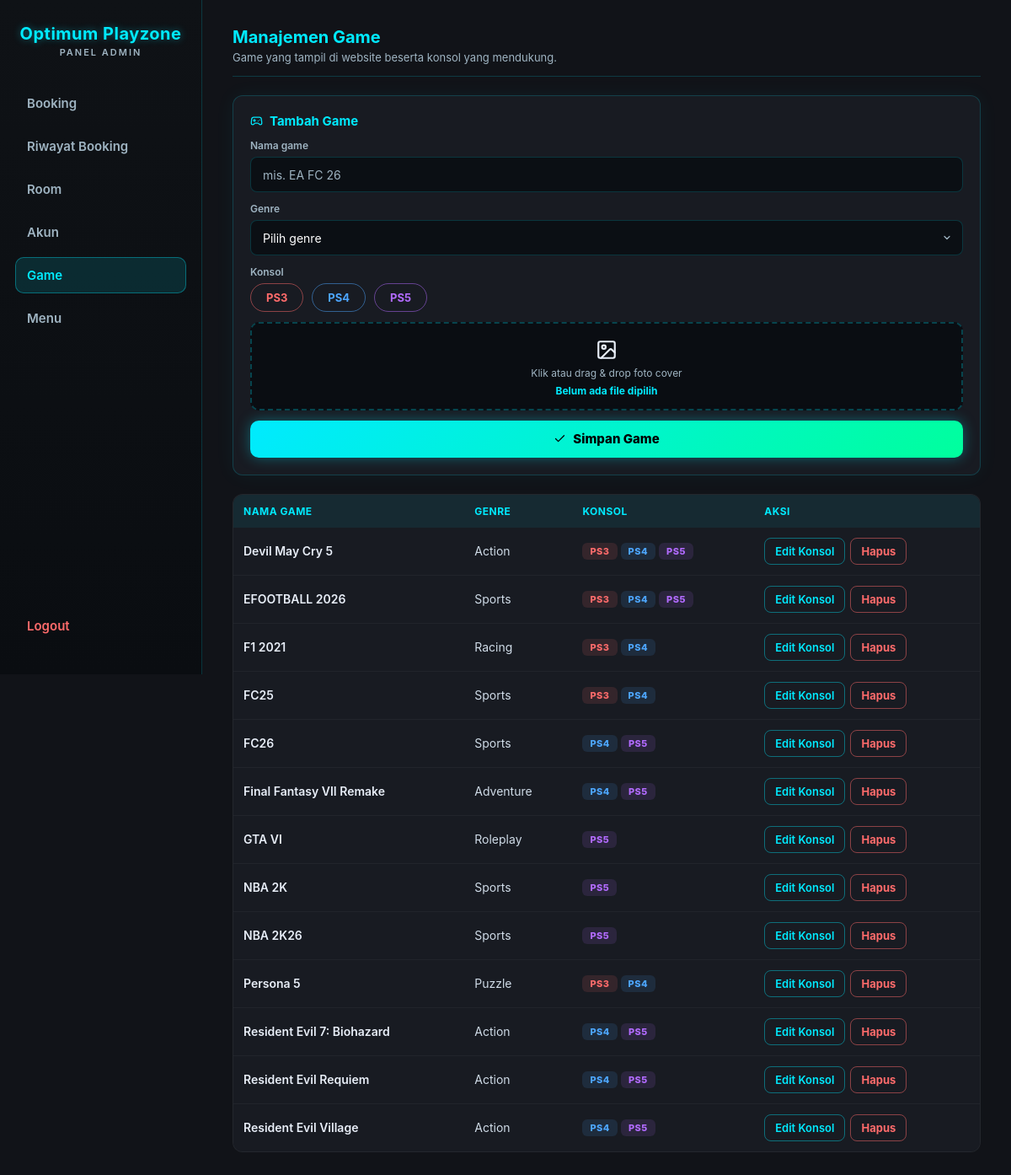
/KITSUNE-ADMIN.php?page=game (signed in), run on the app's committed database.
### tables this page shows
CREATE TABLE `games` (
  `id` int(11) NOT NULL AUTO_INCREMENT,
  `title` varchar(100) NOT NULL,
  `genre` varchar(50) NOT NULL,
  `image` varchar(255) DEFAULT NULL,
  `is_active` tinyint(1) DEFAULT 1,
  `created_at` timestamp NOT NULL DEFAULT current_timestamp(),
  `cover_image` varchar(255) DEFAULT NULL,
  PRIMARY KEY (`id`)
);

### db.php (called while the page is built, shortened)
<?php
function isAdminSession($conn) {
  $id = intval($_SESSION['admin_id']);
  $stmt = $conn->prepare("SELECT 1 FROM users WHERE id = ? AND role = 'admin'");
  $stmt->bind_param("i", $id);
  $stmt->execute();
  $ok = (bool) $stmt->get_result()->fetch_row();
  return $ok;
}

### KITSUNE-ADMIN.php (the view, shortened to what this page needs)
<?php
require __DIR__ . '/db.php';
require_once __DIR__ . '/booking_lib.php';
require __DIR__ . '/icons.php';
function jsArg($v) {
  return htmlspecialchars(json_encode($v, JSON_HEX_TAG | JSON_HEX_APOS | JSON_HEX_QUOT | JSON_HEX_AMP | JSON_INVALID_UTF8_SUBSTITUTE), ENT_QUOTES);
}
$isAdmin = isAdminSession($conn);
$navItems = ['booking' => 'Booking', 'riwayat' => 'Riwayat Booking', 'room' => 'Room',
             'akun' => 'Akun', 'game' => 'Game', 'menu' => 'Menu'];
$page    = $_GET['page'] ?? 'booking';
$perPage = 20;
$pageNum = max(1, intval($_GET['p'] ?? 1));
?>
<!DOCTYPE html>
<html>
<head>
  <link rel="stylesheet" href="admin.css?v=<?= filemtime(__DIR__ . '/admin.css') ?>">
</head>
<body>
<?php if (!$isAdmin): ?>
  <div class="login-box">
    <h2>Optimum Playzone<span class="brand-sub">Login Admin</span></h2>
    <?php if (isset($error)): ?>
      <p class="error"><?= htmlspecialchars($error) ?></p>
    <?php endif; ?>
    <form method="post">
      <input name="username" placeholder="Username" required>
      <input type="password" name="password" placeholder="Password" required>
      <button name="login">Login</button>
    </form>
  </div>
<?php else: ?>
<nav class="sidebar">
  <h2>Optimum Playzone<span class="brand-sub">Panel Admin</span></h2>
  <?php foreach ($navItems as $key => $label): ?>
    <a href="?page=<?= $key ?>"<?= $page === $key ? ' class="active"' : '' ?>><?= $label ?></a>
  <?php endforeach; ?>
  <a href="?logout=1">Logout</a>
</nav>
<main>
<?php if ($page === 'riwayat'): ?>
  <?php
    $totalRow = mysqli_fetch_assoc(mysqli_query($conn, "SELECT COUNT(*) AS n FROM bookings"))['n'];
    $totalPages = max(1, (int) ceil($totalRow / $perPage));
    $pageNum = min($pageNum, $totalPages);
    $offset  = ($pageNum - 1) * $perPage;
    $stmt = $conn->prepare("
      SELECT b.*, r.title AS room_title
      FROM bookings b
      LEFT JOIN rooms r ON r.id = b.room_id
      ORDER BY b.created_at DESC LIMIT ? OFFSET ?
    ");
    $stmt->bind_param("ii", $perPage, $offset);
    $stmt->execute();
    $data = $stmt->get_result();
    $stmt->close();
    $payLabel = [
      'unpaid'    => ['Belum bayar', 'pay-unpaid'],
      'pending'   => ['Menunggu', 'pay-unpaid'],
      'paid'      => ['Lunas', 'pay-paid'],
      'cancelled' => ['Dibatalkan', 'pay-cancelled'],
    ];
  ?>
  <div class="page-head">
    <div>
      <h2>Riwayat Booking</h2>
      <p class="page-sub"><?= $totalRow ?> booking tercatat. Booking yang dibatalkan tetap disimpan untuk arsip.</p>
    </div>
  </div>
  <div class="table-wrap">
    <table class="users-table">
      <tr><th>Konsumen</th><th>Ruangan</th><th>Jadwal</th><th>Total</th><th>Status</th><th>Aksi</th></tr>
      <?php if ($data->num_rows === 0): ?>
        <tr><td colspan="6" class="empty-row">Belum ada data booking.</td></tr>
      <?php endif; ?>
      <?php while($b = $data->fetch_assoc()): ?>
      <?php
        $isCancelled = $b['payment_status'] === 'cancelled';
        [$pl, $pc] = $payLabel[$b['payment_status']] ?? [$b['payment_status'], 'pay-unpaid'];
        if ($isCancelled && $b['expires_at'] !== null) $pl = 'Batal · tidak hadir';
      ?>
      <tr class="<?= $isCancelled ? 'row-cancelled' : '' ?>">
        <td class="cell-main"><?= htmlspecialchars($b['customer_name']) ?>
          <span class="cell-sub"><?= htmlspecialchars($b['order_code'] ?? '-') ?> · <?= $b['source'] === 'walkin' ? 'Offline' : 'Online' ?></span>
        </td>
        <td><?= htmlspecialchars($b['room_title'] ?? '-') ?></td>
        <?php $st = intval($b['start_time']); ?>
        <td><?= date(date('Y', $st) === date('Y') ? 'd M' : 'd M Y', $st) ?>
          <span class="cell-sub"><?= date('H:i', intval($b['start_time'])) ?> – <?= date('H:i', intval($b['end_time'])) ?> · <?= intval($b['duration']) ?> jam</span>
        </td>
        <td>Rp<?= number_format(intval($b['total_price']), 0, ',', '.') ?></td>
        <td><span class="pay-badge <?= $pc ?>"><?= $pl ?></span></td>
        <td>
          <div class="row-actions">
            <?php if (!$isCancelled && $b['payment_status'] !== 'paid'): ?>
              <button class="btn-paid-sm" onclick="markPaid(<?= intval($b['id']) ?>, <?= jsArg($b['customer_name']) ?>, <?= intval($b['total_price']) ?>)">Lunas</button>
            <?php endif; ?>
            <?php if (!$isCancelled && intval($b['end_time']) > time()): ?>
              <button class="btn-icon" title="Batalkan booking" aria-label="Batalkan booking" onclick="cancelBooking(<?= intval($b['id']) ?>, <?= jsArg($b['customer_name']) ?>)"><?= icon('x') ?></button>
            <?php elseif ($isCancelled || $b['payment_status'] === 'paid'): ?>
              <span class="muted-dash">—</span>
            <?php endif; ?>
          </div>
        </td>
      </tr>
      <?php endwhile; ?>
    </table>
  </div>
  <?php if ($totalPages > 1): ?>
  <div class="pagination">
    <?php if ($pageNum > 1): ?>
      <a href="?page=riwayat&p=<?= $pageNum - 1 ?>">&laquo; Prev</a>
    <?php endif; ?>
    <span>Hal <?= $pageNum ?> / <?= $totalPages ?></span>
    <?php if ($pageNum < $totalPages): ?>
      <a href="?page=riwayat&p=<?= $pageNum + 1 ?>">Next &raquo;</a>
    <?php endif; ?>
  </div>
  <?php endif; ?>
<?php elseif ($page === 'game'): ?>
<?php
$games = mysqli_query($conn, "
  SELECT g.id, g.title, g.genre,
  GROUP_CONCAT(gc.console_type ORDER BY gc.console_type) AS consoles
  FROM games g
  LEFT JOIN game_consoles gc ON g.id = gc.game_id
  GROUP BY g.id
  ORDER BY g.title
");
?>
<div class="page-head">
  <div>
    <h2>Manajemen Game</h2>
    <p class="page-sub">Game yang tampil di website beserta konsol yang mendukung.</p>
  </div>
</div>
<div class="split">
  <form id="addGameForm" class="panel-card" enctype="multipart/form-data">
    <h3 class="panel-title"><?= icon('gamepad') ?> Tambah Game</h3>
    <label class="field">
      <span>Nama game</span>
      <input name="title" placeholder="mis. EA FC 26" required>
    </label>
    <label class="field">
      <span>Genre</span>
      <select id="genreSelect" name="genre" required>
        <option value="">Pilih genre</option>
      </select>
    </label>
    <div class="field">
      <span>Konsol</span>
      <div class="checkbox-group">
        <?php foreach (QUEUE_CONSOLES as $c): ?>
          <label><input type="checkbox" name="consoles[]" value="<?= $c ?>"> <?= $c ?></label>
        <?php endforeach; ?>
      </div>
    </div>
    <label class="file-upload-zone">
      <div class="file-upload-inner">
        <span class="file-upload-icon"><?= icon('image') ?></span>
        <span class="file-upload-label">Klik atau drag & drop foto cover</span>
        <span class="file-upload-name">Belum ada file dipilih</span>
      </div>
    </label>
    <button type="submit" class="btn-primary"><?= icon('check') ?> Simpan Game</button>
  </form>
  <div class="table-wrap">
    <table class="users-table">
      <tr><th>Nama Game</th><th>Genre</th><th>Konsol</th><th>Aksi</th></tr>
      <?php while ($g = mysqli_fetch_assoc($games)): ?>
      <?php $consolesArr = $g['consoles'] ? explode(',', $g['consoles']) : []; ?>
      <tr>
        <td class="cell-main wrap-cell"><?= htmlspecialchars($g['title']) ?></td>
        <td><?= htmlspecialchars($g['genre']) ?></td>
        <td>
          <div class="chip-row">
            <?php foreach ($consolesArr as $c): ?>
              <span class="console-chip c-<?= strtolower(htmlspecialchars($c)) ?>"><?= htmlspecialchars($c) ?></span>
            <?php endforeach; ?>
          </div>
        </td>
        <td>
          <div class="row-actions">
            <button class="btn-ghost-sm" onclick="openEditGame(<?= intval($g['id']) ?>, <?= jsArg($g['title']) ?>, <?= jsArg($consolesArr) ?>)">Edit Konsol</button>
            <button class="btn-danger-sm" onclick="deleteGame(<?= intval($g['id']) ?>, <?= jsArg($g['title']) ?>)">Hapus</button>
          </div>
        </td>
      </tr>
      <?php endwhile; ?>
    </table>
  </div>
</div>
<?php endif; ?>
</main>
<?php endif; ?>
</body>
</html>

### icons.php
<?php
function icon($name) {
  static $paths = [
    'search'    => '<circle cx="11" cy="11" r="8"/><path d="m21 21-4.3-4.3"/>',
    'gamepad'   => '<path d="M6 11h4M8 9v4M15 12h.01M18 10h.01"/><path d="M17.32 5H6.68a4 4 0 0 0-3.98 3.59C2.6 9.42 2 14.46 2 16a3 3 0 0 0 3 3c1 0 1.5-.5 2-1l1.41-1.41A2 2 0 0 1 9.83 16h4.34a2 2 0 0 1 1.41.59L17 18c.5.5 1 1 2 1a3 3 0 0 0 3-3c0-1.54-.6-6.58-.69-7.26A4 4 0 0 0 17.32 5z"/>',
    'user'      => '<path d="M19 21v-2a4 4 0 0 0-4-4H9a4 4 0 0 0-4 4v2"/><circle cx="12" cy="7" r="4"/>',
    'lock'      => '<rect width="18" height="11" x="3" y="11" rx="2"/><path d="M7 11V7a5 5 0 0 1 10 0v4"/>',
    'clipboard' => '<rect width="8" height="4" x="8" y="2" rx="1"/><path d="M16 4h2a2 2 0 0 1 2 2v14a2 2 0 0 1-2 2H6a2 2 0 0 1-2-2V6a2 2 0 0 1 2-2h2"/><path d="M12 11h4M12 16h4M8 11h.01M8 16h.01"/>',
    'clock'     => '<circle cx="12" cy="12" r="10"/><path d="M12 6v6l4 2"/>',
    'image'     => '<rect width="18" height="18" x="3" y="3" rx="2"/><circle cx="9" cy="9" r="2"/><path d="m21 15-3.09-3.09a2 2 0 0 0-2.82 0L6 21"/>',
    'x'         => '<path d="M18 6 6 18M6 6l12 12"/>',
    'check'     => '<path d="M20 6 9 17l-5-5"/>',
  ];
  return '<svg class="icon" viewBox="0 0 24 24" aria-hidden="true">' . ($paths[$name] ?? '') . '</svg>';
}

### data on the page
games: title "Devil May Cry 5", genre "Action", c "PS3", c "PS4", c "PS5"
games: title "EFOOTBALL 2026", genre "Sports", c "PS3", c "PS4", c "PS5"
games: title "F1 2021", genre "Racing", c "PS3", c "PS4"
games: title "FC25", genre "Sports", c "PS3", c "PS4"
games: title "FC26", genre "Sports", c "PS4", c "PS5"
games: title "Final Fantasy VII Remake", genre "Adventure", c "PS4", c "PS5"
games: title "GTA VI", genre "Roleplay", c "PS5"
games: title "NBA 2K", genre "Sports", c "PS5"
games: title "NBA 2K26", genre "Sports", c "PS5"
games: title "Persona 5", genre "Puzzle", c "PS3", c "PS4"
games: title "Resident Evil 7: Biohazard", genre "Action", c "PS4", c "PS5"
games: title "Resident Evil Requiem", genre "Action", c "PS4", c "PS5"
games: title "Resident Evil Village", genre "Action", c "PS4", c "PS5"

### other printed values
$label "Booking"
$label "Riwayat Booking"
$label "Room"
$label "Akun"
$label "Game"
$label "Menu"
$c "PS3"
$c "PS4"
$c "PS5"
